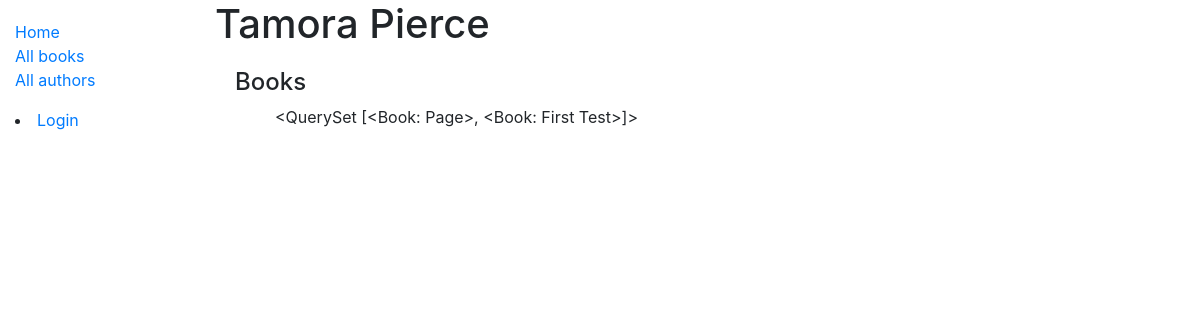
/catalog/author/2, run on the app's committed database.
### catalog/models.py (models this page shows, shortened)
class Author(models.Model):
    first_name = models.CharField(max_length=100)
    last_name = models.CharField(max_length=100)
    date_of_birth = models.DateField(null=True, blank=True)
    date_of_death = models.DateField('Died', null=True, blank=True)
    class Meta:
        ordering = ['last_name', 'first_name']

class Book(models.Model):
    title = models.CharField(max_length=200)
    author = models.ForeignKey('Author', on_delete=models.SET_NULL, null=True)
    summary = models.TextField(max_length=1000, help_text='Enter a brief description of the book')
    isbn = models.CharField('ISBN', max_length=13, help_text='13 Character <a href="https://www.isbn-international.org/content/what-isbn">ISBN number</a>')
    genre = models.ManyToManyField(Genre, help_text='Select a genre for this book')
    def __str__(self):
        return self.title
    def display_genre(self):
        """Create a string for the Genre model. Required to display a genre in the admin site"""
        return ', '.join(genre.name for genre in self.genre.all()[:3])
    display_genre.short_description = 'Genre'

### catalog/views.py (the view)
# urls.py: path('author/<int:pk>', views.AuthorDetailView.as_view(), name='author-detail'),
class AuthorDetailView(generic.DetailView):
    model = Author

### catalog/templates/catalog/author_detail.html
{% extends "base_generic.html" %}
{% block content %}
<h1>{{ author.first_name }} {{ author.last_name }}</h1>
<div style="margin-left:20px;margin-top:20px">
    <h4>Books</h4>
    <ul>
        {{ author.book_set.all }}
    </ul>
</div>
{% endblock %}

### data on the page
Author: first_name "Tamora", last_name "Pierce", book_set.all "<QuerySet [<Book: Page>, <Book: First Test>]>"
